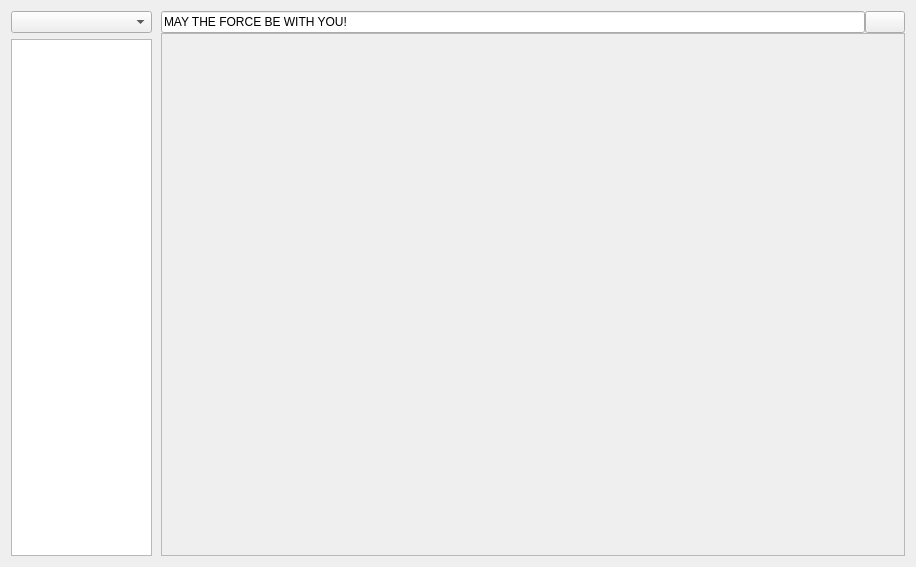
<?xml version="1.0" encoding="UTF-8"?>
<ui version="4.0">
 <class>QXShapingWidget</class>
 <widget class="QWidget" name="QXShapingWidget">
  <property name="geometry">
   <rect>
    <x>0</x>
    <y>0</y>
    <width>916</width>
    <height>567</height>
   </rect>
  </property>
  <property name="windowTitle">
   <string>Form</string>
  </property>
  <layout class="QHBoxLayout" name="horizontalLayout">
   <property name="spacing">
    <number>0</number>
   </property>
   <item>
    <widget class="QWidget" name="leftWidget" native="true">
     <property name="maximumSize">
      <size>
       <width>150</width>
       <height>16777215</height>
      </size>
     </property>
     <layout class="QVBoxLayout" name="verticalLayout_2">
      <property name="leftMargin">
       <number>0</number>
      </property>
      <property name="topMargin">
       <number>0</number>
      </property>
      <property name="bottomMargin">
       <number>0</number>
      </property>
      <item>
       <widget class="QComboBox" name="langSysComboBox">
        <property name="sizePolicy">
         <sizepolicy hsizetype="Ignored" vsizetype="Fixed">
          <horstretch>0</horstretch>
          <verstretch>0</verstretch>
         </sizepolicy>
        </property>
       </widget>
      </item>
      <item>
       <widget class="QListWidget" name="featureListWidget"/>
      </item>
     </layout>
    </widget>
   </item>
   <item>
    <layout class="QGridLayout" name="gridLayout_2">
     <item row="0" column="0">
      <widget class="QLineEdit" name="lineEdit">
       <property name="text">
        <string>MAY THE FORCE BE WITH YOU!</string>
       </property>
      </widget>
     </item>
     <item row="0" column="1">
      <widget class="QXIconPushButton" name="menuButton">
       <property name="sizePolicy">
        <sizepolicy hsizetype="Fixed" vsizetype="Fixed">
         <horstretch>0</horstretch>
         <verstretch>0</verstretch>
        </sizepolicy>
       </property>
       <property name="toolTip">
        <string>Shaping Options...</string>
       </property>
       <property name="text">
        <string/>
       </property>
       <property name="icon">
        <iconset resource="QXApplication.qrc">
         <normaloff>:/images/truetype_d.png</normaloff>:/images/truetype_d.png</iconset>
       </property>
      </widget>
     </item>
     <item row="1" column="0" colspan="2">
      <widget class="QScrollArea" name="scrollArea">
       <property name="widgetResizable">
        <bool>true</bool>
       </property>
       <widget class="QWidget" name="scrollAreaWidgetContents">
        <property name="geometry">
         <rect>
          <x>0</x>
          <y>0</y>
          <width>740</width>
          <height>505</height>
         </rect>
        </property>
        <layout class="QVBoxLayout" name="verticalLayout">
         <property name="leftMargin">
          <number>0</number>
         </property>
         <property name="topMargin">
          <number>0</number>
         </property>
         <property name="rightMargin">
          <number>0</number>
         </property>
         <property name="bottomMargin">
          <number>0</number>
         </property>
         <item>
          <widget class="QXShapingGlyphView" name="glyphView" native="true">
           <property name="sizePolicy">
            <sizepolicy hsizetype="Expanding" vsizetype="Expanding">
             <horstretch>0</horstretch>
             <verstretch>0</verstretch>
            </sizepolicy>
           </property>
          </widget>
         </item>
        </layout>
       </widget>
      </widget>
     </item>
    </layout>
   </item>
  </layout>
 </widget>
 <customwidgets>
  <customwidget>
   <class>QXShapingGlyphView</class>
   <extends>QWidget</extends>
   <header>QXShapingWidget.h</header>
   <container>1</container>
  </customwidget>
  <customwidget>
   <class>QXIconPushButton</class>
   <extends>QPushButton</extends>
   <header>QXWidgets.h</header>
  </customwidget>
 </customwidgets>
 <resources>
  <include location="QXApplication.qrc"/>
 </resources>
 <connections/>
</ui>
